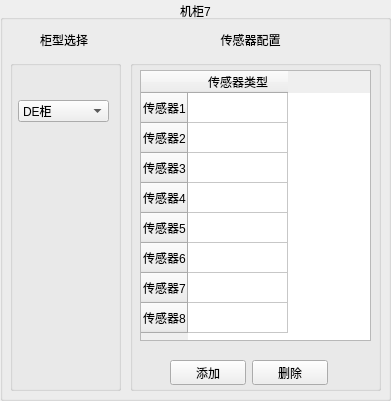
      <widget class="QGroupBox" name="groupBox_80">
       <property name="geometry">
        <rect>
         <x>810</x>
         <y>420</y>
         <width>391</width>
         <height>401</height>
        </rect>
       </property>
       <property name="title">
        <string>机柜7</string>
       </property>
       <property name="alignment">
        <set>Qt::AlignCenter</set>
       </property>
       <widget class="QGroupBox" name="groupBox_81">
        <property name="geometry">
         <rect>
          <x>710</x>
          <y>0</y>
          <width>211</width>
          <height>281</height>
         </rect>
        </property>
        <property name="title">
         <string>机柜1</string>
        </property>
       </widget>
       <widget class="QGroupBox" name="groupBox_82">
        <property name="geometry">
         <rect>
          <x>470</x>
          <y>0</y>
          <width>211</width>
          <height>281</height>
         </rect>
        </property>
        <property name="title">
         <string>机柜1</string>
        </property>
       </widget>
       <widget class="QGroupBox" name="groupBox_83">
        <property name="geometry">
         <rect>
          <x>10</x>
          <y>60</y>
          <width>111</width>
          <height>331</height>
         </rect>
        </property>
        <property name="title">
         <string/>
        </property>
        <widget class="QComboBox" name="Cabinet_comboBox_4852_master_c7">
         <property name="geometry">
          <rect>
           <x>8</x>
           <y>40</y>
           <width>91</width>
           <height>22</height>
          </rect>
         </property>
         <item>
          <property name="text">
           <string>DE柜</string>
          </property>
         </item>
         <item>
          <property name="text">
           <string>C柜</string>
          </property>
         </item>
         <item>
          <property name="text">
           <string>D柜</string>
          </property>
         </item>
         <item>
          <property name="text">
           <string>V柜</string>
          </property>
         </item>
         <item>
          <property name="text">
           <string>696CBBR柜</string>
          </property>
         </item>
         <item>
          <property name="text">
           <string>696CB柜</string>
          </property>
         </item>
         <item>
          <property name="text">
           <string>BE柜</string>
          </property>
         </item>
         <item>
          <property name="text">
           <string>F柜</string>
          </property>
         </item>
         <item>
          <property name="text">
           <string>M柜</string>
          </property>
         </item>
         <item>
          <property name="text">
           <string>PT柜</string>
          </property>
         </item>
         <item>
          <property name="text">
           <string>PTC500柜</string>
          </property>
         </item>
         <item>
          <property name="text">
           <string>PTC600柜</string>
          </property>
         </item>
         <item>
          <property name="text">
           <string>SL柜</string>
          </property>
         </item>
         <item>
          <property name="text">
           <string>SV25SV20柜</string>
          </property>
         </item>
         <item>
          <property name="text">
           <string>SV柜</string>
          </property>
         </item>
         <item>
          <property name="text">
           <string>V25V20柜</string>
          </property>
         </item>
        </widget>
        <widget class="QLabel" name="picture_lable_4852_master_c7">
         <property name="geometry">
          <rect>
           <x>20</x>
           <y>70</y>
           <width>71</width>
           <height>211</height>
          </rect>
         </property>
         <property name="text">
          <string/>
         </property>
        </widget>
       </widget>
       <widget class="QTableWidget" name="tableWidget_4852_master_c7">
        <property name="geometry">
         <rect>
          <x>140</x>
          <y>70</y>
          <width>231</width>
          <height>271</height>
         </rect>
        </property>
        <property name="lineWidth">
         <number>1</number>
        </property>
        <property name="autoScrollMargin">
         <number>16</number>
        </property>
        <row>
         <property name="text">
          <string>传感器1</string>
         </property>
        </row>
        <row>
         <property name="text">
          <string>传感器2</string>
         </property>
        </row>
        <row>
         <property name="text">
          <string>传感器3</string>
         </property>
        </row>
        <row>
         <property name="text">
          <string>传感器4</string>
         </property>
        </row>
        <row>
         <property name="text">
          <string>传感器5</string>
         </property>
        </row>
        <row>
         <property name="text">
          <string>传感器6</string>
         </property>
        </row>
        <row>
         <property name="text">
          <string>传感器7</string>
         </property>
        </row>
        <row>
         <property name="text">
          <string>传感器8</string>
         </property>
        </row>
        <column>
         <property name="text">
          <string>传感器类型</string>
         </property>
        </column>
       </widget>
       <widget class="QLabel" name="label_77">
        <property name="geometry">
         <rect>
          <x>200</x>
          <y>30</y>
          <width>101</width>
          <height>20</height>
         </rect>
        </property>
        <property name="text">
         <string>传感器配置</string>
        </property>
        <property name="alignment">
         <set>Qt::AlignCenter</set>
        </property>
       </widget>
       <widget class="QLabel" name="label_78">
        <property name="geometry">
         <rect>
          <x>40</x>
          <y>30</y>
          <width>54</width>
          <height>20</height>
         </rect>
        </property>
        <property name="text">
         <string>柜型选择</string>
        </property>
       </widget>
       <widget class="QGroupBox" name="groupBox_84">
        <property name="geometry">
         <rect>
          <x>130</x>
          <y>60</y>
          <width>251</width>
          <height>331</height>
         </rect>
        </property>
        <property name="title">
         <string/>
        </property>
        <widget class="QWidget" name="layoutWidget_21">
         <property name="geometry">
          <rect>
           <x>40</x>
           <y>300</y>
           <width>158</width>
           <height>25</height>
          </rect>
         </property>
         <layout class="QHBoxLayout" name="horizontalLayout_58">
          <item>
           <widget class="QPushButton" name="addBt_4852_master_c7">
            <property name="text">
             <string>添加</string>
            </property>
           </widget>
          </item>
          <item>
           <widget class="QPushButton" name="deleteBt_4852_master_c7">
            <property name="text">
             <string>删除</string>
            </property>
           </widget>
          </item>
         </layout>
        </widget>
       </widget>
       <zorder>groupBox_84</zorder>
       <zorder>groupBox_81</zorder>
       <zorder>groupBox_82</zorder>
       <zorder>groupBox_83</zorder>
       <zorder>tableWidget_4852_master_c7</zorder>
       <zorder>label_77</zorder>
       <zorder>label_78</zorder>
      </widget>
